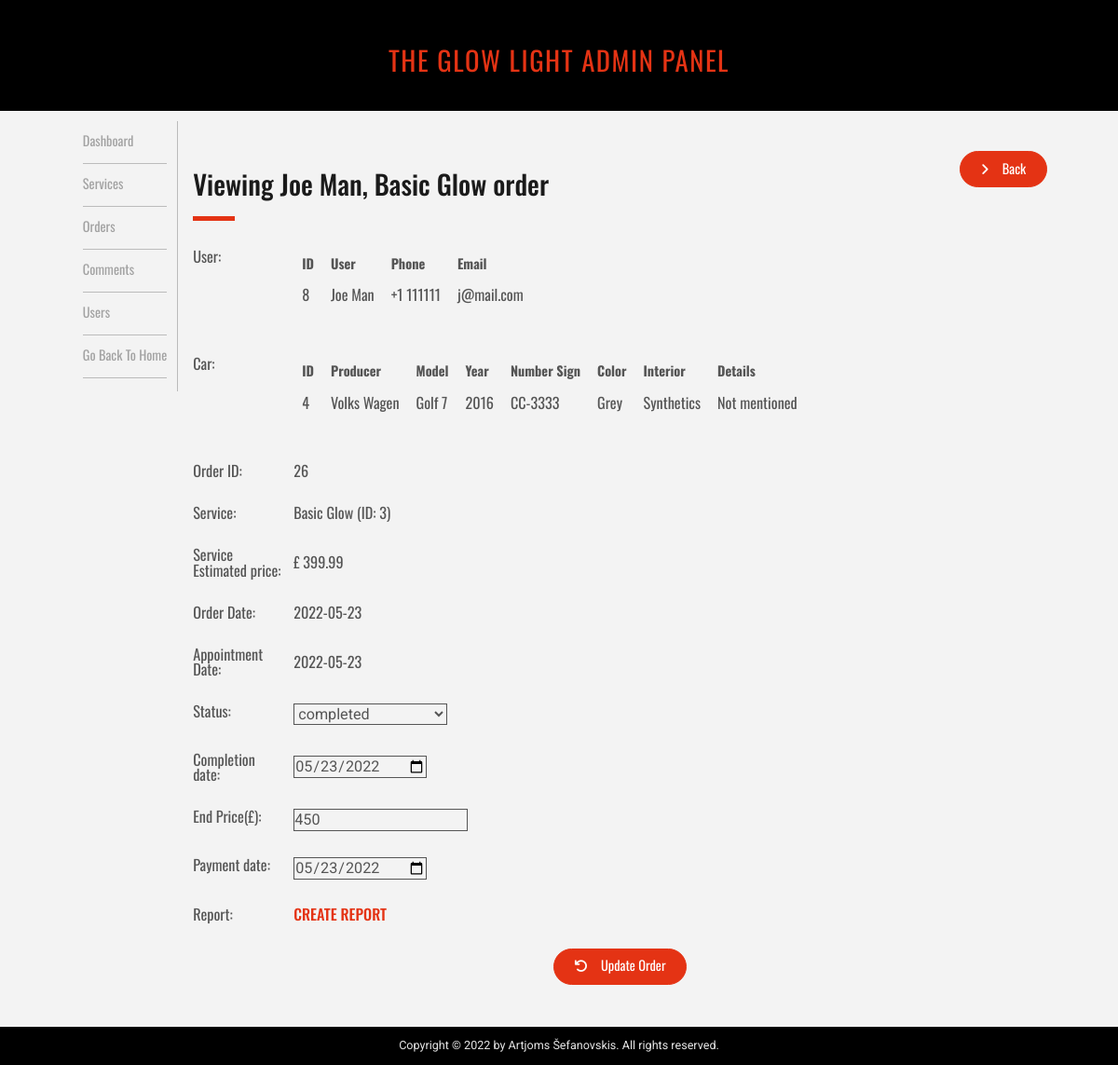
The app's page /admin/admin_orders.php?source=view_order&o_id=26&where=all (signed in) with its own data.
### tables this page shows
CREATE TABLE `orders` (
  `order_id` int(11) NOT NULL,
  `order_user_id` int(11) NOT NULL,
  `order_service_id` int(11) NOT NULL,
  `order_car_id` int(11) NOT NULL,
  `order_date` date NOT NULL,
  `order_appointment_date` date NOT NULL,
  `order_status` varchar(255) NOT NULL,
  `order_completion_date` date DEFAULT NULL,
  `order_end_price` int(11) NOT NULL DEFAULT 0,
  `order_date_of_payment` date DEFAULT NULL
);

CREATE TABLE `services` (
  `service_id` int(11) NOT NULL,
  `service_title` varchar(255) NOT NULL,
  `service_price` float NOT NULL,
  `service_hours` int(11) NOT NULL,
  `service_description` text NOT NULL,
  `service_image` text NOT NULL
);

CREATE TABLE `users` (
  `user_id` int(11) NOT NULL,
  `user_first` varchar(255) NOT NULL,
  `user_last` varchar(255) NOT NULL,
  `user_email` varchar(255) NOT NULL,
  `user_phone` int(9) NOT NULL,
  `user_phone_code` int(5) NOT NULL,
  `user_role` varchar(255) NOT NULL DEFAULT 'user',
  `user_password` varchar(255) NOT NULL
);

CREATE TABLE `cars` (
  `car_id` int(11) NOT NULL,
  `car_owner_id` int(11) NOT NULL,
  `car_producer` varchar(255) DEFAULT 'unknown',
  `car_model` varchar(255) DEFAULT 'unknown',
  `car_number_sign` varchar(10) NOT NULL,
  `car_year` int(4) DEFAULT NULL,
  `car_color` varchar(255) DEFAULT 'unknown',
  `car_interior_material` varchar(255) DEFAULT 'unknown',
  `car_details` text DEFAULT 'Not mentioned'
);

### admin/inc/view_order.php (the view, shortened to what this page needs)
<?php
  if(isset($_GET['o_id'])){
    $order_id = $_GET['o_id'];
    $where = $_GET['where'];
    $query = "select
      u.user_id,
      CONCAT(u.user_first, ' ', u.user_last) as user_fullname,
      u.user_email,
      CONCAT('+', u.user_phone_code, ' ', u.user_phone) as 'user_phone',
      c.car_id,
      c.car_producer,
      c.car_model,
      c.car_number_sign,
      c.car_year,
      c.car_color,
      c.car_interior_material,
      c.car_details,
      s.service_id,
      s.service_title,
      s.service_price,
      o.order_id,
      o.order_date,
      o.order_appointment_date,
      o.order_status,
      ifnull(o.order_completion_date,'') as 'order_completion_date',
      ifnull(o.order_end_price,'') as 'order_end_price',
      ifnull(o.order_date_of_payment,'') as 'order_date_of_payment'
      FROM orders as o
      JOIN users as u on u.user_id = o.order_user_id
      JOIN services as s on s.service_id = o.order_service_id
      JOIN cars as c on c.car_id = o.order_car_id
      WHERE o.order_id = $order_id";
    $select_order = mysqli_query($conn,$query);
    while($row = mysqli_fetch_assoc($select_order)){
      $user_id = $row['user_id'];
      $user_fullname = $row['user_fullname'];
      $user_email = $row['user_email'];
      $user_phone = $row['user_phone'];
      $car_id = $row['car_id'];
      $car_producer = $row['car_producer'];
      $car_model = $row['car_model'];
      $car_number_sign = $row['car_number_sign'];
      $car_year = $row['car_year'];
      $car_color = $row['car_color'];
      $car_interior_material = $row['car_interior_material'];
      $car_details = $row['car_details'];
      $service_id = $row['service_id'];
      $service_title = $row['service_title'];
      $service_price = $row['service_price'];
      $order_id = $row['order_id'];
      $order_date = $row['order_date'];
      $order_appointment_date = $row['order_appointment_date'];
      $order_status = $row['order_status'];
      $order_completion_date = $row['order_completion_date'];
      $order_end_price = $row['order_end_price'];
      $order_date_of_payment = $row['order_date_of_payment'];
    }
  ?>
<div class="page-header-box">
  <div>
    <h2 class="page-heading">Viewing <?php echo "$user_fullname, $service_title"; ?> order</h2>
    <span class="page-heading-line"></span>
  </div>
  <a href="admin_orders.php?where=<?php echo $where; ?>" class="btn--cta user-edit-btn" >
    <i class="fas fa-angle-right"></i>
    <span>Back</span>
  </a>
</div>
  <form action="" method="post">
    <table class="ver-table">
      <tr>
        <td class="ver-table-label">User: </td>
        <td>
          <table class="hor-table inner-table">
            <thead class="hor-table-head" >
              <tr>
                <th>ID</th>
                <th>User</th>
                <th>Phone</th>
                <th>Email</th>
              </tr>
            </thead>
            <tbody class="hor-table-body view-orderuser-table">
              <tr>
                <td><?php echo $user_id; ?></td>
                <td><?php echo $user_fullname; ?></td>
                <td><?php echo $user_phone; ?></td>
                <td><?php echo $user_email; ?></td>
              </tr>
            </tbody>
          </table>
        </td>
      </tr>
      <tr>
        <td class="ver-table-label">Car:</td>
        <td>
          <table class="hor-table inner-table view-ordercar-table">
            <thead class="hor-table-head" >
              <tr>
                <th>ID</th>
                <th>Producer</th>
                <th>Model</th>
                <th>Year</th>
                <th>Number Sign</th>
                <th>Color</th>
                <th>Interior</th>
                <th>Details</th>
              </tr>
            </thead>
            <tbody class="hor-table-body">
              <tr>
                <td><?php echo $car_id; ?></td>
                <td><?php echo $car_producer; ?></td>
                <td><?php echo $car_model; ?></td>
                <td><?php echo $car_year; ?></td>
                <td><?php echo $car_number_sign; ?></td>
                <td><?php echo $car_color; ?></td>
                <td><?php echo $car_interior_material; ?></td>
                <td><?php echo $car_details; ?></td>
              </tr>
            </tbody>
          </table>
        </td>
      </tr>
      <tr>
        <td class="ver-table-label">Order ID: </td>
        <td><?php echo $order_id; ?></td>
      </tr>
      <tr>
        <td class="ver-table-label">Service: </td>
        <td><?php echo "$service_title (ID: $service_id)"; ?></td>
      </tr>
      <tr>
        <td class="ver-table-label">Service Estimated price: </td>
        <td><?php echo "£ $service_price"; ?></td>
      </tr>
      <tr>
        <td class="ver-table-label">Order Date: </td>
        <td><?php echo $order_date; ?></td>
      </tr>
      <tr>
        <td class="ver-table-label">Appointment Date: </td>
        <td><?php echo $order_appointment_date; ?></td>
      </tr>
      <tr>
        <td class="ver-table-label">Status: </td>
        <td>
          <select name="order_status" class="ver-table-input">
            <?php
              echo "<option value='$order_status'>$order_status</option>";
            ?>
          </select>
        </td>
      </tr>
      <tr>
        <td class="ver-table-label">Completion date: </td>
        <td> <input class="ver-table-input" value="<?php echo $order_completion_date;?>" type="date" placeholder="yyyy/mm/dd"  name="order_completion_date" class="user-data-input"></td>
      </tr>
      <tr>
        <td class="ver-table-label">End Price(£): </td>
        <td><input class="ver-table-input" value="<?php if($order_end_price != 0){echo $order_end_price;}?>" name="order_end_price" class="user-data-input"></td>
      </tr>
      <tr>
        <td class="ver-table-label">Payment date: </td>
        <td><input class="ver-table-input" value="<?php echo $order_date_of_payment;?>" type="date" placeholder="yyyy/mm/dd" name="order_date_of_payment" class="user-data-input"></td>
      </tr>
      <tr>
        <td class="ver-table-label">Report: </td>
        <?php
          $query = "select*from order_report where report_order_id = $order_id";
          $select_report = mysqli_query($conn,$query);
          if(mysqli_num_rows($select_report) == 0){
            $report_text = "Create Report";
            $report = "add_report";
          }else{
            $report_text = "View Report";
            $report = "view_report";
          }
        ?>
        <td><?php echo "<a class='report-link' href='admin_orders.php?source=$report&o_id=$order_id&where=$where'>$report_text</a>";?></td>
      </tr>
    </table>
    <div class="btn--submit">
      <button class="btn--cta" type="submit" name="update_order">
        <i class="fa fa-rotate-left"></i>
        <span>Update Order</span>
      </button>
    </div>
  </form>
  <?php
  }
?>

### admin/style/general.css (style rules this page uses)
* { margin: 0; padding: 0; box-sizing: border-box; }
html { font-size: 62.5%; height: 100%; }
body { font-family: "Oswald", sans-serif; line-height: 1; font-weight: 400; color: #555; background-color: #f3f3f3; position: relative; min-height: 100vh; }
.btn--cta, .btn--cta:link, .btn--cta:visited { font-family: "Oswald", sans-serif; display: inline-block; color: #fff; background-color: #e43314; font-size: 1.6rem; text-decoration: none; padding: 1.2rem 2.4rem; border-radius: 100px; text-align: center; border: #e43314 solid 1px; height: fit-content; }
.btn--cta i { padding-right: 1.2rem; font-size: 1.6rem; }
.btn--submit { display: block; text-align: center; }
.page-header-box { display: flex; margin-bottom: 3.2rem; justify-content: space-between; }
.page-heading { font-size: 3.2rem; color: #1a1a1a; }
.page-heading-line { display: inline-block; border-top: 5px solid #e43314; width: 5rem; }
.hor-table { font-size: 1.2rem; text-align: left; vertical-align: center; border-collapse: collapse; }
.hor-table-head { font-size: 1.6rem; }
.hor-table th { height: 2.4rem; padding: 1rem; }
.hor-table td { height: 5.6rem; padding: 1rem; }
.hor-table tbody tr:nth-child(odd) { background-color: #dfdfdf; }
.ver-table { font-size: 1.8rem; width: 100%; }
.ver-table tr td { padding-bottom: 3.2rem; }
.ver-table-label { width: 12rem; padding-right: 1.2rem; vertical-align: top; }
@media (max-width: 75em) { html { font-size: 56.25%; } }

### admin/style/orders.css (style rules this page uses)
.inner-table tbody tr:nth-child(odd) { background-color: #f3f3f3; }
.inner-table tbody { font-size: 1.8rem; }
.ver-table-input { height: 2.6rem; border: 1px solid #555; font-family: "Roboto"; background-color: #f3f3f3; }
.report-link:link, .report-link:visited { text-decoration: none; color: #e43314; text-transform: uppercase; font-weight: 500; }

### records on screen
orders: order_service.service_title "Basic Glow", order_user.user_id "8", order_user.user_email "j@mail.com", cars.car_id "4", cars.car_producer "Volks Wagen", cars.car_model "Golf 7", cars.car_year "2016", cars.car_number_sign "CC-3333", cars.car_color "Grey", cars.car_interior_material "Synthetics", cars.car_details "Not mentioned", order_id "26", order_service.service_id "3", order_service.service_price "399.99", order_date "2022-05-23", order_appointment_date "2022-05-23", order_status "completed"

### other values on screen
$user_fullname "Joe Man"
$user_phone "+1 111111"
$report_text "CREATE REPORT"
